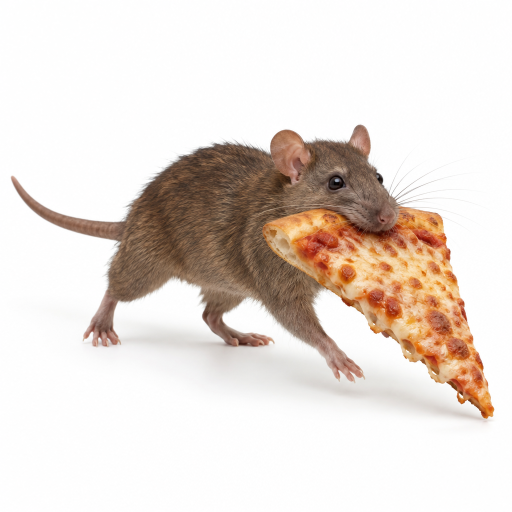
#> input picture work/concepts/rat.png, 1024 x 1024 px, found by its file name (shown at 1/2 size)
$ python share_card.py
#> lines starting #> are read from the running program, lines starting #| are printed output that depends on the picture
#> `card = Image.new('RGB', (W, H))`: card: PIL image 1200x630 RGB; every value is 0
"""share_card.py: the 1200x630 card X, iMessage and Discord show for n3wyorkers.com/only (2026-11-01).
Six of the FLORA plates as a mosaic, a dark band across the middle with the name, one line that says what it is and
the address. Legible at the size X shows a large card (about 500 pixels wide): the title is 104 px, the line 30 px.
Writes site/assets/share.jpg; build_galleries.py (card= in the only entry) publishes it as assets/only/poster.jpg.
  python3 _build/share_card.py"""
import os
from PIL import Image, ImageDraw, ImageFont, ImageFilter
HERE = os.path.dirname(os.path.abspath(__file__)); ROOT = os.path.dirname(HERE)
PL = os.path.join(ROOT, "work", "plates_raw"); F = os.path.join(ROOT, "site", "fonts")
W, H = 1200, 630
# the six moments people already know: the rat, the freeze, the characters, showtime, the duck, the girl and the bull
PICK = [("rat", 0.42), ("frozen", 0.5), ("times", 0.5), ("showtime", 0.55), ("duck", 0.3), ("fearless", 0.45)]
def cell(name, cx, w, h):
#> called with name = 'rat', cx = 0.42, w = 400, h = 315
    im = Image.open(os.path.join(PL, name + ".png")).convert("RGB"); k = h / im.height; im = im.resize((round(im.width * k), h), Image.LANCZOS)
#> in cell, im is the input picture: PIL image 1024x1024 RGB; mean R, G, B 230, 220.4, 213.6
#> after `k = h / im.height`: k = 0.308
#> after `im = im.resize((round(im.width * k), h), Image.LANCZOS)`:
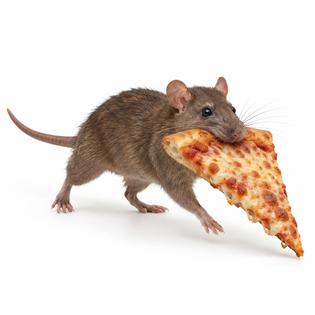
#> im: PIL image 315x315 RGB; mean R, G, B 230, 220.4, 213.6
    x = max(0, min(im.width - w, round(im.width * cx - w / 2))); return im.crop((x, 0, x + w, h))
#> after `x = max(0, min(im.width - w, round(im.width * cx - w / 2)))`: x = 0
#> after `return im.crop((x, 0, x + w, h))`:
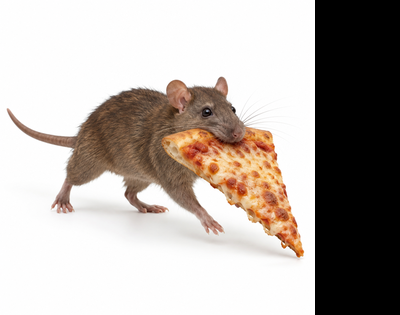
#> returned value: PIL image 400x315 RGB; mean R, G, B 181.1, 173.6, 168.2
card = Image.new("RGB", (W, H)); cw, ch = W // 3, H // 2
for i, (n, cx) in enumerate(PICK): card.paste(cell(n, cx, cw, ch), ((i % 3) * cw, (i // 3) * ch))
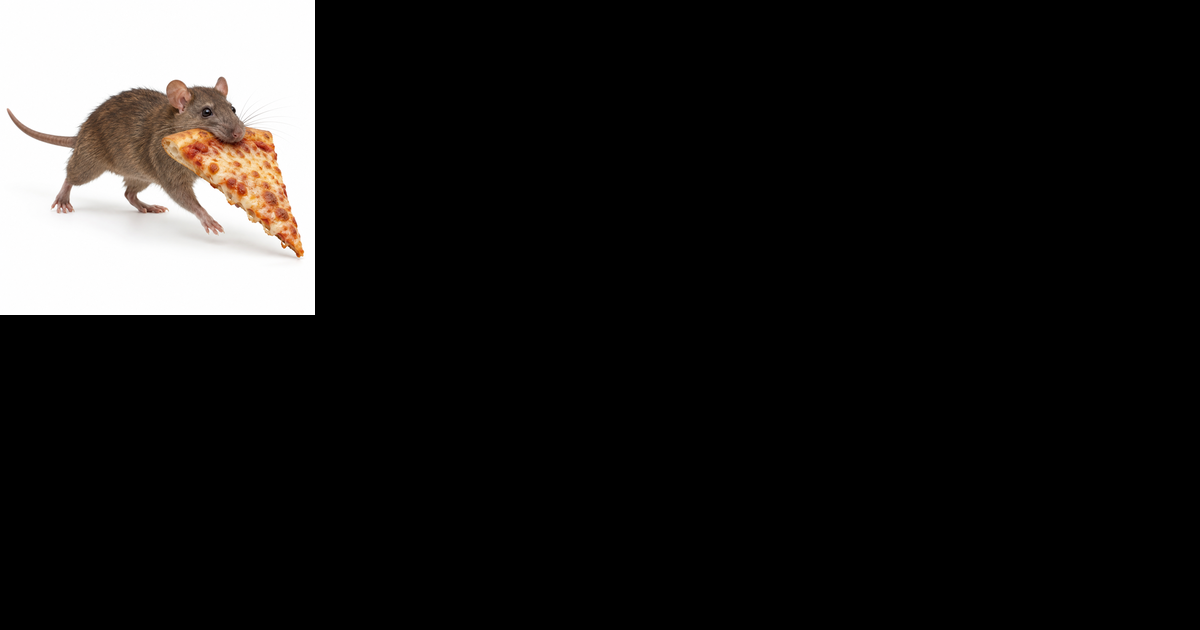
#> card: PIL image 1200x630 RGB; mean R, G, B 30.2, 28.9, 28
#> (the run stopped early here; a loop or call above may not have finished)
